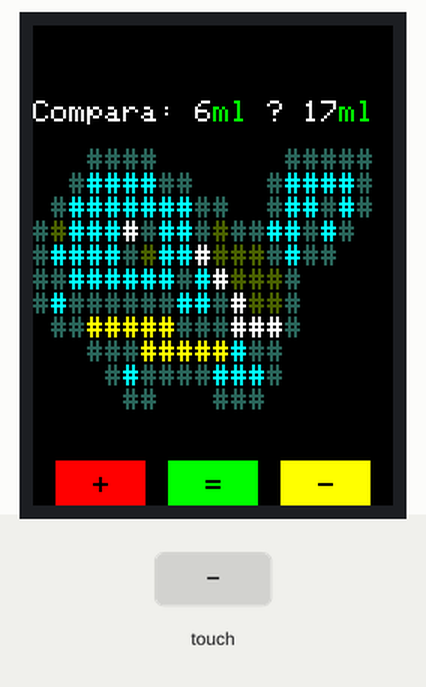
Bench run of a sketch on a simulated Arduino Uno, built with avr-gcc and run on an emulated ATmega328P. Parts: 240×320 colour display. The test bench sets the inputs (shaded band). Random numbers use the default seed unless the sketch sets one.

Above: at 1.4 s.
1.5 s: touch panel pressed at 13 % / 10 % of its raw x / y range
At 2.1 s:
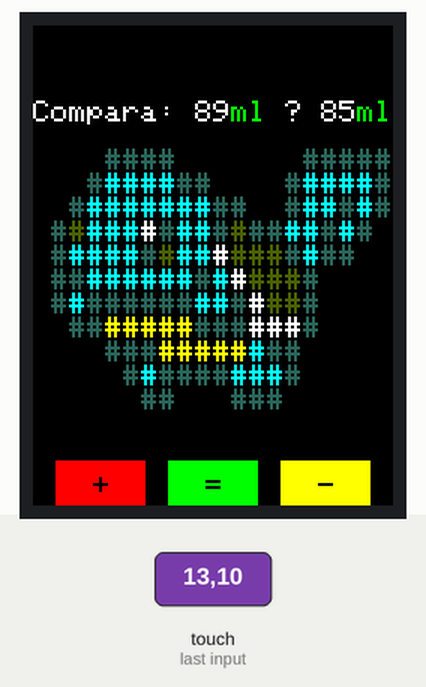
3.1 s: touch panel pressed at 38 % / 10 % of its raw x / y range
At 4.0 s:
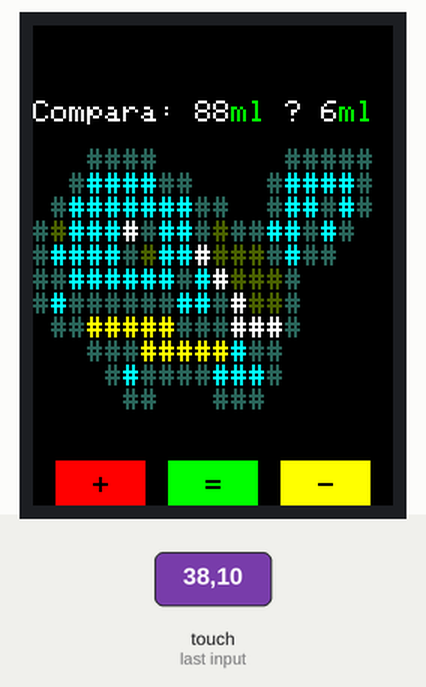
Timing chart, 0 to 6.1 s (numbered marks = the images above; inputs shaded):
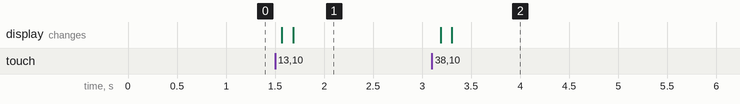

The sketch:

pilotofinal.ino
```cpp
#include <MCUFRIEND_kbv.h>
#include <TouchScreen.h>
#include <Adafruit_GFX.h>
#include <Arduino.h>

// Calibration constants for the touchscreen
const int XP = 6, XM = A2, YP = A1, YM = 7; // Pins for touchscreen
const int TS_LEFT = 175, TS_RT = 903, TS_TOP = 938, TS_BOT = 185; // Calibration boundaries
TouchScreen ts = TouchScreen(XP, YP, XM, YM, 300); // Pressure threshold

// Touch pressure thresholds
const int MINPRESSURE = 200;
const int MAXPRESSURE = 1000;

// Screen dimensions
const int screenWidth = 240;
const int screenHeight = 320;

// Colors
const uint16_t BLACK = 0x0000;
const uint16_t WHITE = 0xFFFF;
const uint16_t RED = 0xF800;
const uint16_t GREEN = 0x07E0;
const uint16_t YELLOW = 0xFFE0;
const uint16_t LIGHT_BLUE = 0x07FF;
const uint16_t BLUE = 0x001F;
const uint16_t BROWN = 0x964B00;
const uint16_t GRAY = 0x2d2b2b;

// TFT display
MCUFRIEND_kbv tft;

// Game variables
int score = 0;
int level = 0;
int num1, num2; // Numbers to compare
int expectedBucket; // 0 = '+', 1 = '=', 2 = '-'

// Function to get touch input
TSPoint getTouch() {
    TSPoint p = ts.getPoint();
    pinMode(XM, OUTPUT); // Reset pin modes after reading
    pinMode(YP, OUTPUT);
    return p;
}

// Function to draw the game field
void drawGameField() {
    tft.fillScreen(BLACK); // Clear the screen
    tft.setTextSize(2);
    tft.setTextColor(WHITE);

    // Draw the numbers to compare and align to the left
    int16_t leftMargin = 0; // Left margin for text alignment
    tft.setCursor(leftMargin, 50); // Set cursor to the left
    tft.print("Compara: ");
    tft.print(num1);
    tft.setTextColor(GREEN);
    tft.print("ml");
    tft.setTextColor(WHITE);
    tft.print(" ? ");
    tft.setTextColor(WHITE);
    tft.print(num2);
    tft.setTextColor(GREEN);
    tft.print("ml");
    tft.setTextColor(GRAY);
    tft.print("                        ####       #####");
    tft.setTextColor(GRAY);
    tft.print("   #");
    tft.setTextColor(LIGHT_BLUE);
    tft.print("####");
    tft.setTextColor(GRAY);
    tft.print("##    #");
    tft.setTextColor(LIGHT_BLUE);
    tft.print("####");
    tft.setTextColor(GRAY);
    tft.print("#  #");
    tft.setTextColor(LIGHT_BLUE);
    tft.print("#######");
    tft.setTextColor(GRAY);
    tft.print("##  #");
    tft.setTextColor(LIGHT_BLUE);
    tft.print("##");
    tft.setTextColor(GRAY);
    tft.print("#");
    tft.setTextColor(LIGHT_BLUE);
    tft.print("#");
    tft.setTextColor(GRAY);
    tft.print("# #");
    tft.setTextColor(BROWN);
    tft.print("#");
    tft.setTextColor(LIGHT_BLUE);
    tft.print("###");
    tft.setTextColor(WHITE);
    tft.print("#");
    tft.setTextColor(GRAY);
    tft.print("#");
    tft.setTextColor(LIGHT_BLUE);
    tft.print("##");
    tft.setTextColor(GRAY);
    tft.print("#");
    tft.setTextColor(BROWN);
    tft.print("#");
    tft.setTextColor(GRAY);
    tft.print("##");
    tft.setTextColor(LIGHT_BLUE);
    tft.print("##");
    tft.setTextColor(GRAY);
    tft.print("#");
    tft.setTextColor(LIGHT_BLUE);
    tft.print("#");
    tft.setTextColor(GRAY);
    tft.print("#");
    tft.setTextColor(GRAY);
    tft.print("  #");
    tft.setTextColor(LIGHT_BLUE);
    tft.print("####");
    tft.setTextColor(GRAY);
    tft.print("#");
    tft.setTextColor(BROWN);
    tft.print("#");
    tft.setTextColor(LIGHT_BLUE);
    tft.print("##");
    tft.setTextColor(WHITE);
    tft.print("#");
    tft.setTextColor(BROWN);
    tft.print("###");
    tft.setTextColor(GRAY);
    tft.print("#");
    tft.setTextColor(LIGHT_BLUE);
    tft.print("#");
    tft.setTextColor(GRAY);
    tft.print("##");
    tft.setTextColor(GRAY);
    tft.print("   ##");
    tft.setTextColor(LIGHT_BLUE);
    tft.print("######");
    tft.setTextColor(GRAY);
    tft.print("#");
    tft.setTextColor(LIGHT_BLUE);
    tft.print("#");
    tft.setTextColor(WHITE);
    tft.print("#");
    tft.setTextColor(BROWN);
    tft.print("###");
    tft.setTextColor(GRAY);
    tft.print("#");
    tft.setTextColor(GRAY);
    tft.print("     #");
    tft.setTextColor(LIGHT_BLUE);
    tft.print("#");
    tft.setTextColor(GRAY);
    tft.print("######");
    tft.setTextColor(LIGHT_BLUE);
    tft.print("##");
    tft.setTextColor(GRAY);
    tft.print("#");
    tft.setTextColor(WHITE);
    tft.print("#");
    tft.setTextColor(BROWN);
    tft.print("##");
    tft.setTextColor(GRAY);
    tft.print("#      ##");
    tft.setTextColor(YELLOW);
    tft.print("#####");
    tft.setTextColor(GRAY);
    tft.print("###");
    tft.setTextColor(WHITE);
    tft.print("###");
    tft.setTextColor(GRAY);
    tft.print("#        ###");
    tft.setTextColor(YELLOW);
    tft.print("#####");
    tft.setTextColor(LIGHT_BLUE);
    tft.print("#");
    tft.setTextColor(GRAY);
    tft.print("##          #");
    tft.setTextColor(LIGHT_BLUE);
    tft.print("#");
    tft.setTextColor(GRAY);
    tft.print("####");
    tft.setTextColor(LIGHT_BLUE);
    tft.print("###");
    tft.setTextColor(GRAY);
    tft.print("#           ##   ###");

    // Draw the buckets at the bottom
    const int16_t bucketWidth = 60;
    const int16_t bucketHeight = 30;
    const int16_t bucketStartY = screenHeight - bucketHeight;

    // Calculate bucket spacing and positions
    int16_t bucketGap = (screenWidth - (3 * bucketWidth)) / 4; // Gap between buckets
    tft.fillRect(bucketGap, bucketStartY, bucketWidth, bucketHeight, RED);
    tft.fillRect(2 * bucketGap + bucketWidth, bucketStartY, bucketWidth, bucketHeight, GREEN);
    tft.fillRect(3 * bucketGap + 2 * bucketWidth, bucketStartY, bucketWidth, bucketHeight, YELLOW);

    // Label the buckets
    tft.setTextColor(BLACK);
    tft.setCursor(bucketGap + 25, bucketStartY + 9);
    tft.print("+");
    tft.setCursor(2 * bucketGap + bucketWidth + 25, bucketStartY + 9);
    tft.print("=");
    tft.setCursor(3 * bucketGap + 2 * bucketWidth + 25, bucketStartY + 9);
    tft.print("-");
}

// Function to generate a new math problem
void generateProblem() {
    num1 = random(1, 100);
    num2 = random(1, 100);

    expectedBucket = random(0, 3); // 0 = '+', 1 = '=', 2 = '-'
}

void setup() {
    Serial.begin(9600); // Initialize serial communication
    tft.reset();
    int16_t id = tft.readID();
    tft.begin(id); // Initialize the display
    randomSeed(analogRead(A0));

    generateProblem();
    drawGameField();
}

void loop() {
    TSPoint p = getTouch();

    if (p.z > MINPRESSURE && p.z < MAXPRESSURE) { // Valid touch pressure
        int16_t x = map(p.x, TS_LEFT, TS_RT, 0, screenWidth);
        int16_t y = map(p.y, TS_TOP, TS_BOT, 0, screenHeight);

        if (y >= screenHeight - 40) { // Touch is in the bucket area
            const int16_t bucketWidth = 60;
            int16_t bucketGap = (screenWidth - (3 * bucketWidth)) / 4;

            if (x >= bucketGap and x < bucketGap + bucketWidth) { // "+" bucket
                if (expectedBucket == 0) {
                    score += 100;
                }
            } else if (x >= 2 * bucketGap + bucketWidth and x < 2 * bucketGap + 2 * bucketWidth) { // "=" bucket
                if (expectedBucket == 1) {
                    score += 100;
                }
            } else if (x >= 3 * bucketGap + 2 * bucketWidth and x < 3 * bucketGap + 3 * bucketWidth) { // "-" bucket
                if (expectedBucket == 2) {
                    score += 100;
                }
            }

            level++;

            if (level > 50) { // End of game after 30 levels
                tft.fillScreen(BLACK);
                tft.setCursor(0, 50);
                tft.setTextSize(3);
                tft.setTextColor(WHITE);
                tft.print("Fin del juego");
                tft.setCursor(0, 100);
                tft.print("Puntaje Final:   ");
                tft.print(score);
                tft.setTextSize(2);
                tft.setTextColor(GRAY);
                tft.print("                                                                         ########           #");
                tft.setTextColor(RED);
                tft.print("########");
                tft.setTextColor(GRAY);
                tft.print("#         #");
                tft.setTextColor(RED);
                tft.print("###");
                tft.setTextColor(GRAY);
                tft.print("####");
                tft.setTextColor(RED);
                tft.print("###");
                tft.setTextColor(GRAY);
                tft.print("#        #####");
                tft.setTextColor(WHITE);
                tft.print("##");
                tft.setTextColor(GRAY);
                tft.print("#####        #");
                tft.setTextColor(WHITE);
                tft.print("###");
                tft.setTextColor(GRAY);
                tft.print("####");
                tft.setTextColor(WHITE);
                tft.print("###");
                tft.setTextColor(GRAY);
                tft.print("#         #");
                tft.setTextColor(WHITE);
                tft.print("########");
                tft.setTextColor(GRAY);
                tft.print("#           ########");

                delay(5000);
                level = 0;
                score = 0;

            } else {
                generateProblem();
                drawGameField();
            }
        }
    }

    delay(100);
}
```

Measured:
- after the input at 1.5 s, the display: first changes after 0.07 s (image 1 shows a later state)
- after the input at 3.1 s, the display: first changes after 0.09 s (image 2 shows a later state)
